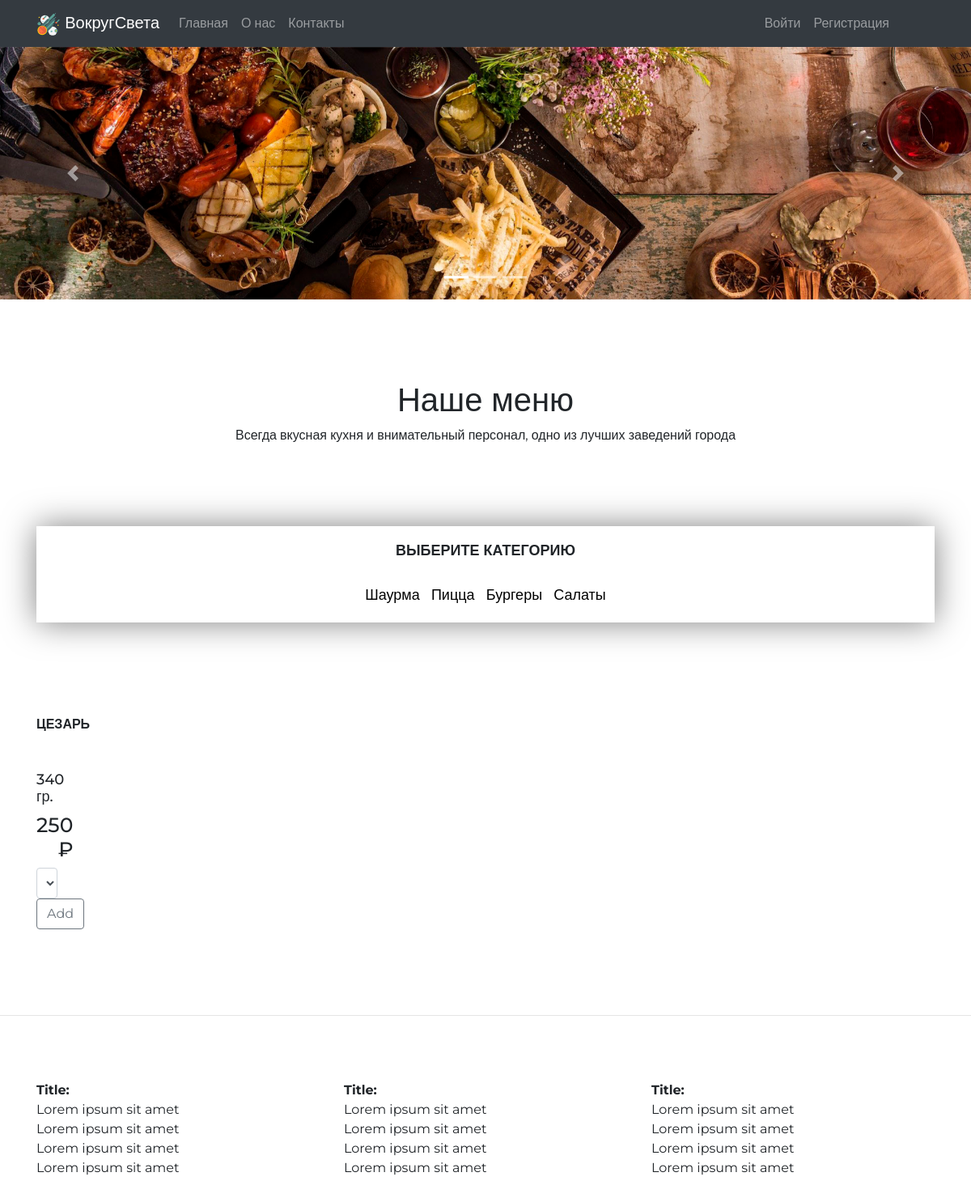
The app's page /, older data.
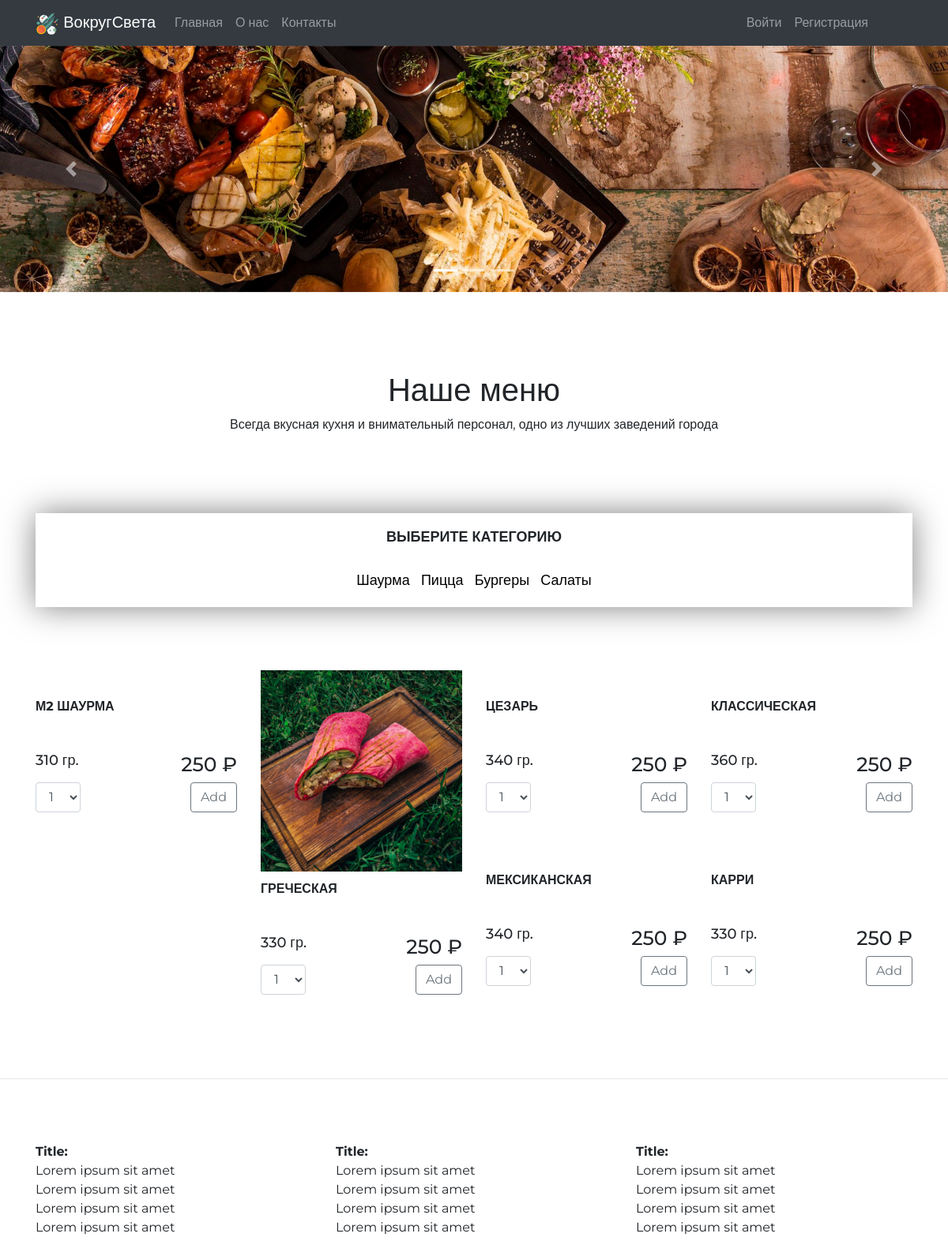
The same page, newer data.
### shop/models.py (models this page shows, shortened)
class Category(models.Model):
    name = models.TextField()

class Product(models.Model):
    name = models.TextField()
    description = models.TextField()
    weight = models.IntegerField()
    price = models.IntegerField()
    category = models.ForeignKey("Category", on_delete=models.CASCADE)
    image = models.ImageField(upload_to='products_pics')

### shop/views.py (the view)
# urls.py: path('', views.main, name="main-page"),
def main(request):
    categories = Category.objects.all()
    products = Product.objects.filter(category__name="Шаурма")
    category = "Шаурма"
    ctx = {
        'products' : products,
        'categories' : categories,
        'category' : category
    }
    return render(request, 'shop/main.html', context=ctx)

### shop/templates/shop/main.html (shortened to what this page needs)
{% extends 'shop/base.html' %}
{% load static %}
{% block content %}
	<section class="carousel">
		<div id="carouselExampleIndicators" class="carousel slide" data-ride="carousel">
			<ol class="carousel-indicators">
			  <li data-target="#carouselExampleIndicators" data-slide-to="0" class="active"></li>
			  <li data-target="#carouselExampleIndicators" data-slide-to="1"></li>
			  <li data-target="#carouselExampleIndicators" data-slide-to="2"></li>
			</ol>
			<div class="carousel-inner">
			  <div class="carousel-item active">
				<img class="d-block w-100" src="{% static 'shop/images/carousel_image1.jpg' %}" alt="First slide">
			  </div>
			</div>
			<a class="carousel-control-prev" href="#carouselExampleIndicators" role="button" data-slide="prev">
			  <span class="carousel-control-prev-icon" aria-hidden="true"></span>
			</a>
			<a class="carousel-control-next" href="#carouselExampleIndicators" role="button" data-slide="next">
			  <span class="carousel-control-next-icon" aria-hidden="true"></span>
			</a>
		  </div>
	</section>
	<section class="delivery">
		<div class="container delivery">
			<div class="text-center headline">
				<h1>Наше меню</h1>
				<p class="subtitle">Всегда вкусная кухня и внимательный персонал, одно из лучших заведений города				</p>
			</div>
			<div class="row">
				<div class="col-xs-12 col-sm-12">
					<div class="categories">
						<h4>ВЫБЕРИТЕ КАТЕГОРИЮ</h4>
						<div class="categories_list">
						{% for category in categories %}
							<a href="{% url 'products-page' category.name %}">{{ category.name }}</a>
						{% endfor %}
						</div>
					</div>
				</div>
			</div>
			<div class="row">
				<div class="products">
				{% for product in products %}
					<div class="col-xs-12 col-sm-4 col-md-3">
						<div class="product">
							<div class="product-photo">
								<img src="{{ product.image.url }}" alt="">
							</div>
							<div class="name">
								<strong>{{ product.name }}</strong>
							</div>
							<div class="price_weight">
								<div class="row">
									<div class="col-xs-6">
										<h4>{{ product.weight }} гр.</h4>
									</div>
									<div class="col-xs-6 text-right">
										<h3>{{ product.price }} ₽</h3>
									</div>
								</div>
							</div>
							<form method="POST" action="{% url 'products-page' category %}">
								<div class="row">
										<div class="col-xs-3">
											<select name="number" class="form-control" id="">
												<option value="1">1</option>
											</select>
										</div>
										<div class="col-xs-8 text-right">
											<button type="submit" class="btn btn-outline-secondary">Add</button>
										</div>
								</div>
							</form>
						</div>
					</div>
				{% endfor %}
				</div>
			</div>
			</div>
	</section>
{% endblock content %}

### shop/templates/shop/base.html (shortened to what this page needs)
{% load static %}
<!doctype html>
<html lang="en">
  <head>
    <link rel="stylesheet" href="https://maxcdn.bootstrapcdn.com/bootstrap/4.0.0/css/bootstrap.min.css">
	<link rel="stylesheet" href="{% static 'shop/style.css' %}">
</head>
  <body>
	<header>
		<nav class="navbar navbar-expand-lg navbar-dark bg-dark">
			<div class="container">
			  <a class="navbar-brand" href="#">
			  	<img src="{% static 'shop/images/logo.svg' %}" width="30" height="30" alt="">
			  	ВокругСвета
			  </a>
			  <div class="collapse navbar-collapse" id="navbarsExample07">
				<ul class="navbar-nav mr-auto">
				  <li class="nav-item">
					<a class="nav-link" href="{% url 'main-page' %}">Главная <span class="sr-only">(current)</span></a>
				  </li>
				  <li class="nav-item">
					<a class="nav-link" href="#">О нас</a>
				  </li>
				  <li class="nav-item">
					<a class="nav-link" href="#">Контакты</a>
				  </li>
				</ul>
				<ul class="navbar-nav ml-auto mr-5">
					{% if user.is_authenticated %}
						<li class="nav-item">
							<a class="nav-link" href="/basket/">Корзина</a>
						</li>
						<li class="nav-item">
							<a class="nav-link" href="{% url 'logout-page' %}">Выйти</a>
						</li>
					{% else %}
						<li class="nav-item">
							<a class="nav-link" href="/login/">Войти</a>
						</li>
						<li class="nav-item">
							<a class="nav-link" href="{% url 'reg-page' %}">Регистрация</a>
						</li>
					{% endif %}
				</ul>
			  </div>
			</div>
		</nav>
	</header>
{% block content %}
{% endblock content %}
	<hr>
	<footer>
		<div class="container">
			<div class="row">
				<div class="col-xs-12 col-sm-4">
					<strong>Title: </strong>
					<br>
					Lorem ipsum sit amet
					<br>
					Lorem ipsum sit amet
					<br>
					Lorem ipsum sit amet
					<br>
					Lorem ipsum sit amet
				</div>
				<div class="col-xs-12 col-sm-4">
					<strong>Title: </strong>
					<br>
					Lorem ipsum sit amet
					<br>
					Lorem ipsum sit amet
					<br>
					Lorem ipsum sit amet
					<br>
					Lorem ipsum sit amet
				</div>
				<div class="col-xs-12 col-sm-4">
					<strong>Title: </strong>
					<br>
					Lorem ipsum sit amet
					<br>
					Lorem ipsum sit amet
					<br>
					Lorem ipsum sit amet
					<br>
					Lorem ipsum sit amet
				</div>
			</div>
		</div>
	</footer>
  </body>
</html>

### shop/static/shop/style.css (style rules this page uses)
body { font-family: 'Montserrat', sans-serif; margin: 0; padding: 0; }
.categories { box-shadow: 0 0 40px rgb(0,0,0,0.5); padding: 20px; text-align: center; margin-bottom: 30px; }
.categories a { color: black; font-size: 18px; }
.categories h4 { font-size: 18px; font-weight: bold; }
.categories_list { margin-top: 30px; }
.categories_list a { margin-left: 5px; margin-right: 5px; }
.headline { margin-top: 100px; margin-bottom: 100px; }
.product { margin-bottom: 40px; }
.product .name { margin-top: 10px; height: 60px; }
.product .name strong { padding-left: 0px; }
.product-photo img { width: 100%; }
.product .price_weight .row { margin-top: 10px; margin-left: 0; margin-right: 0; }
.product .price_weight .row .col-xs-6 h4 { font-size: 18px; }
.product .price_weight .row .col-xs-6 h3 { font-size: 25px; }
.product form .row { margin-left: 0; margin-right: 0; }
.products { margin-bottom: 50px; margin-top: 50px; }
footer { margin-top: 80px; margin-bottom: 80px; }
.text-right { margin-left: auto; }
.name, .weight, .cost, .btn-outline-danger { margin-top: 10px; }
.col-xs-12 { width: 100%; }
.col-xs-1, .col-xs-2, .col-xs-3, .col-xs-4, .col-xs-5, .col-xs-6, .col-xs-7, .col-xs-8, .col-xs-9, .col-xs-10, .col-xs-11, .col-xs-12 { float: left; }

Row changes from the older to the newer data that the page shows:
added Product: name "М2 ШАУРМА", weight "310", price "250"
added Product: image (picture), name "ГРЕЧЕСКАЯ", weight "330", price "250"
added Product: name "КЛАССИЧЕСКАЯ", weight "360", price "250"
added Product: name "МЕКСИКАНСКАЯ", weight "340", price "250"
added Product: name "КАРРИ", weight "330", price "250"
